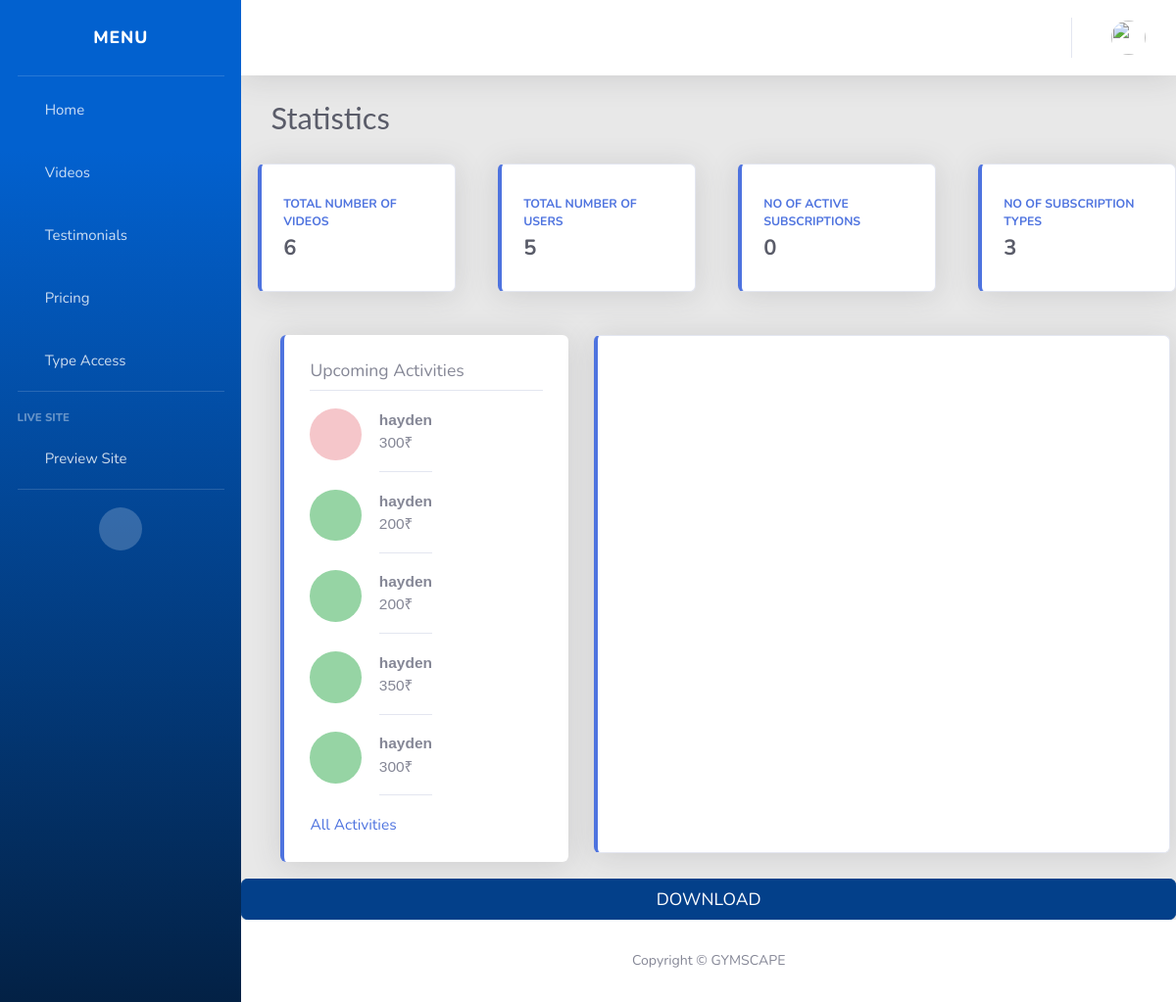
Before: /dashboard/ (signed in) with the older database file.
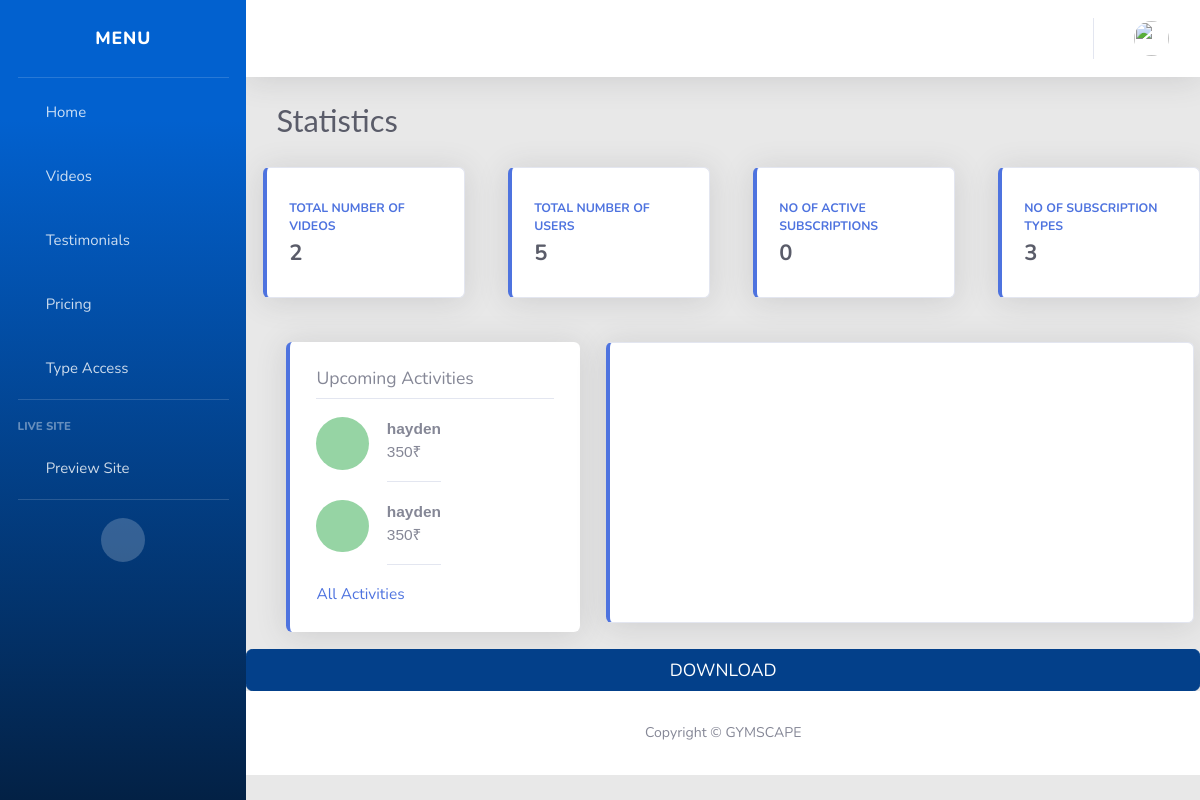
After: the same page with the newer database file.
### SubsApp/models.py (models this page shows)
class Transations(models.Model):
    user = models.ForeignKey(
        User, on_delete=models.CASCADE)
    amount = models.IntegerField()
    date = models. DateTimeField(auto_now=True)
    success = models.BooleanField(default=False)
    paytmOID = models.CharField(max_length=100, default="")
    subType = models.ForeignKey(
        SubType, on_delete=models.CASCADE, null=True)

### SubsApp/views.py (the view)
# urls.py: path('dashboard/', views.AdminHome, name='AdminHome'),
def AdminHome(request):
    if request.user.is_staff:
        l = []
        for i in Transations.objects.all():
            l.append(str(i.date)[5:7])
        c = collections.Counter(l)
        l = []
        l.append(["date", "Month"])
        for k in c:
            l.append([int(k), int(c[k])])
        context = {
            "totalNoOfUsers": len(User.objects.all()),
            "totalNoOfVideos": len(Video.objects.all()),
            'recentTrans': Transations.objects.all().order_by("-date")[:5],
            'noOfSubs': len(Subscription.objects.all()),
            'noOfSubtypes': len(SubType.objects.all()),
            'activitesGraph': json.dumps(l)
        }
        return render(request, 'home.html', context)
    else:
        return HttpResponsePermanentRedirect(reverse('home'))

### templates/home.html (shortened to what the changed rows need)
{% extends 'Adminbase.html' %}
{% block content %}
<div id="print-content">
    <div class="d-sm-flex align-items-center justify-content-between mb-4" style="padding-left: 30px;">
        <h1 class="h3 mb-0 text-gray-800">Statistics</h1>
    </div>
    <div class="row">
        <div class="col-xl-3 col-md-6 mb-4" style="padding-left: 30px;">
            <div class="card border-left-primary shadow h-100 py-2">
                <div class="card-body">
                    <div class="row no-gutters align-items-center">
                        <div class="col mr-2">
                            <div class="text-xs font-weight-bold text-primary text-uppercase mb-1">
                                <a href="tables120hrs">Total Number of Videos</a>
                            </div>
                            <div class="h5 mb-0 font-weight-bold text-gray-800">{{totalNoOfVideos}}</div>
                        </div>
                    </div>
                </div>
            </div>
        </div>
    </div>
    <div class="row">
        <div class="my-3 p-4 bg-white rounded shadow-sm ml-5 pr-6 border-left-primary shadow " style="min-width:30%;">
            {% for act in recentTrans %}
            <div class="d-flex text-muted pt-3" style="min-width:100%;">
                {% if act.success %}
                <span class='dot' style='background-color:#96D4A4'></span>
                {% else %}
                <span class='dot' style='background-color:#F5C6CA'></span>
                {% endif %}
                <p class="pb-3 mb-0 small lh-sm border-bottom">
                    <strong class="d-block text-gray-dark">{{act.user}}</strong>
                    {{act.amount}}₹
                </p>
            </div>
            {% endfor %}
        </div>
    </div>
</div>
{% endblock %}

Changed rows visible on the page:
removed Transations: success False (drawn), user "hayden", amount "300"
removed Transations: success True (drawn), user "hayden", amount "200"
removed Transations: success True (drawn), user "hayden", amount "200"
removed Transations: success True (drawn), user "hayden", amount "300"
now on this page (row unchanged): Transations: success True (drawn), user "hayden", amount "350"
Other visible differences:
{{ totalNoOfVideos }}: "6" → "2"
